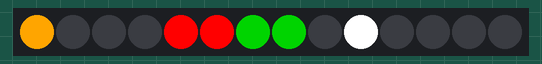
Simulated run of this sketch. Board: Arduino Uno, built with avr-gcc and run on an emulated ATmega328P. Parts: 14 RGB LEDs in strip order, left to right. Random numbers use the default seed unless the sketch sets one; what the sketch prints to the serial monitor is not drawn.

Above: at 1.69 s.
At 4.81 s:
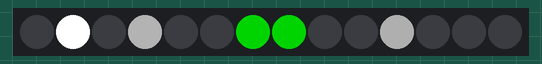
At 9.34 s:
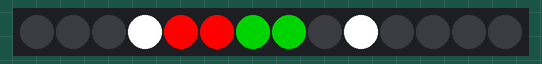
At 19.2 s:
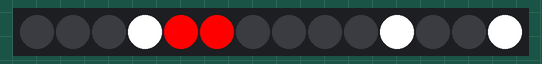
At 29.34 s:
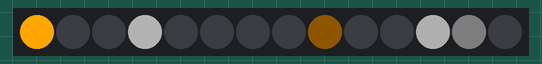
At 39.28 s:
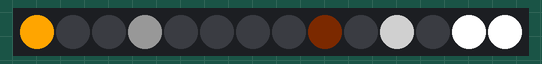

The sketch:

blipsblops.ino
```cpp
#include "FastLED.h"

// LED TYPE APA102
#define LED_TYPE  APA102
#define DATA_PIN  1  // 5 sometimes and
#define CLK_PIN  0  // 4 sometimes

// LED TYPE WS2812
//#define LED_TYPE  WS2812
//#define LED_PIN 6

// General
#define COLOR_ORDER  BGR  // If colors are wrong, use GRB
#define NUM_LEDS  14      // Total LEDs the LED strip
CRGB leds[NUM_LEDS];
long step = 0;            // Counter of loops
int speed = 15;           // Duration (ms) of each loop/step
int brightness = 255;     // Max brightness of LEDs

// ORIGINAL WEB COLORS (SUCK FOR LED, ALL WASHED OUT)
// CRGB colorSpace[] = {CRGB::AliceBlue, CRGB::Amethyst, CRGB::AntiqueWhite, CRGB::Aqua, CRGB::Aquamarine, CRGB::Azure, CRGB::Beige, CRGB::Bisque, CRGB::BlanchedAlmond, CRGB::Blue, CRGB::BlueViolet, CRGB::Brown, CRGB::BurlyWood, CRGB::CadetBlue, CRGB::Chartreuse, CRGB::Chocolate, CRGB::Coral, CRGB::CornflowerBlue, CRGB::Cornsilk, CRGB::Crimson, CRGB::Cyan, CRGB::DarkBlue, CRGB::DarkCyan, CRGB::DarkGoldenrod, CRGB::DarkGray, CRGB::DarkGrey, CRGB::DarkGreen, CRGB::DarkKhaki, CRGB::DarkMagenta, CRGB::DarkOliveGreen, CRGB::DarkOrange, CRGB::DarkOrchid, CRGB::DarkRed, CRGB::DarkSalmon, CRGB::DarkSeaGreen, CRGB::DarkSlateBlue, CRGB::DarkSlateGray, CRGB::DarkSlateGrey, CRGB::DarkTurquoise, CRGB::DarkViolet, CRGB::DeepPink, CRGB::DeepSkyBlue, CRGB::DimGray, CRGB::DimGrey, CRGB::DodgerBlue, CRGB::FireBrick, CRGB::FloralWhite, CRGB::ForestGreen, CRGB::Fuchsia, CRGB::Gainsboro, CRGB::GhostWhite, CRGB::Gold, CRGB::Goldenrod, CRGB::Gray, CRGB::Grey, CRGB::Green, CRGB::GreenYellow, CRGB::Honeydew, CRGB::HotPink, CRGB::IndianRed, CRGB::Indigo, CRGB::Ivory, CRGB::Khaki, CRGB::Lavender, CRGB::LavenderBlush, CRGB::LawnGreen, CRGB::LemonChiffon, CRGB::LightBlue, CRGB::LightCoral, CRGB::LightCyan, CRGB::LightGoldenrodYellow, CRGB::LightGreen, CRGB::LightGrey, CRGB::LightPink, CRGB::LightSalmon, CRGB::LightSeaGreen, CRGB::LightSkyBlue, CRGB::LightSlateGray, CRGB::LightSlateGrey, CRGB::LightSteelBlue, CRGB::LightYellow, CRGB::Lime, CRGB::LimeGreen, CRGB::Linen, CRGB::Magenta, CRGB::Maroon, CRGB::MediumAquamarine, CRGB::MediumBlue, CRGB::MediumOrchid, CRGB::MediumPurple, CRGB::MediumSeaGreen, CRGB::MediumSlateBlue, CRGB::MediumSpringGreen, CRGB::MediumTurquoise, CRGB::MediumVioletRed, CRGB::MidnightBlue, CRGB::MintCream, CRGB::MistyRose, CRGB::Moccasin, CRGB::NavajoWhite, CRGB::Navy, CRGB::OldLace, CRGB::Olive, CRGB::OliveDrab, CRGB::Orange, CRGB::OrangeRed, CRGB::Orchid, CRGB::PaleGoldenrod, CRGB::PaleGreen, CRGB::PaleTurquoise, CRGB::PaleVioletRed, CRGB::PapayaWhip, CRGB::PeachPuff, CRGB::Peru, CRGB::Pink, CRGB::Plaid, CRGB::Plum, CRGB::PowderBlue, CRGB::Purple, CRGB::Red, CRGB::RosyBrown, CRGB::RoyalBlue, CRGB::SaddleBrown, CRGB::Salmon, CRGB::SandyBrown, CRGB::SeaGreen, CRGB::Seashell, CRGB::Sienna, CRGB::Silver, CRGB::SkyBlue, CRGB::SlateBlue, CRGB::SlateGray, CRGB::SlateGrey, CRGB::Snow, CRGB::SpringGreen, CRGB::SteelBlue, CRGB::Tan, CRGB::Teal, CRGB::Thistle, CRGB::Tomato, CRGB::Turquoise, CRGB::Violet, CRGB::Wheat, CRGB::White, CRGB::WhiteSmoke, CRGB::Yellow, CRGB::YellowGreen, CRGB::FairyLight, CRGB::FairyLightNCC };

// WEB COLORS WHICH ARE NOT **VERY** TERRIBLE
// CRGB colorSpace[] = {CRGB::Aqua, CRGB::Azure, CRGB::Blue, CRGB::Brown, CRGB::Chartreuse, CRGB::Coral, CRGB::CornflowerBlue, CRGB::Crimson, CRGB::Cyan, CRGB::DarkBlue, CRGB::DarkCyan, CRGB::DarkGoldenrod, CRGB::DarkGreen, CRGB::DarkMagenta, CRGB::DarkOrange, CRGB::DarkOrchid, CRGB::DarkRed, CRGB::DarkTurquoise, CRGB::DarkViolet, CRGB::DeepPink, CRGB::DeepSkyBlue, CRGB::DodgerBlue, CRGB::FireBrick, CRGB::ForestGreen, CRGB::Fuchsia, CRGB::Gold, CRGB::Green, CRGB::HotPink, CRGB::Indigo, CRGB::LawnGreen, CRGB::LightSeaGreen, CRGB::Lime, CRGB::Magenta, CRGB::Maroon, CRGB::MediumBlue, CRGB::MediumSpringGreen, CRGB::MediumTurquoise, CRGB::MediumVioletRed, CRGB::MidnightBlue, CRGB::Navy, CRGB::Olive, CRGB::Orange, CRGB::OrangeRed, CRGB::Purple, CRGB::Red, CRGB::RoyalBlue, CRGB::SpringGreen, CRGB::SteelBlue, CRGB::Teal, CRGB::Tomato, CRGB::White, CRGB::Yellow, CRGB::FairyLight};

// Less colors
// CRGB colorSpace[] = {CRGB::Blue, CRGB::Brown, CRGB::Chartreuse, CRGB::CornflowerBlue, CRGB::Cyan, CRGB::DarkBlue, CRGB::DarkCyan, CRGB::DarkGoldenrod, CRGB::DarkGreen, CRGB::DarkMagenta, CRGB::DarkOrange, CRGB::DarkOrchid, CRGB::DarkRed, CRGB::DarkTurquoise, CRGB::DarkViolet, CRGB::DeepPink, CRGB::DeepSkyBlue, CRGB::FireBrick, CRGB::ForestGreen, CRGB::Gold, CRGB::Green, CRGB::HotPink, CRGB::Indigo, CRGB::LightSeaGreen, CRGB::Lime, CRGB::Magenta, CRGB::MediumBlue, CRGB::MediumSpringGreen, CRGB::MediumTurquoise, CRGB::MediumVioletRed, CRGB::MidnightBlue, CRGB::Navy, CRGB::Olive, CRGB::Orange, CRGB::OrangeRed, CRGB::Purple, CRGB::Red, CRGB::RoyalBlue, CRGB::SteelBlue, CRGB::Tomato, CRGB::White, CRGB::Yellow, CRGB::FairyLight};

// Even lesser colors
// CRGB colorSpace[] = {CRGB::Blue, CRGB::Red, CRGB::Orange, CRGB::White, CRGB::Cyan, CRGB::Green, CRGB::DarkCyan, CRGB::DarkGoldenrod, CRGB::DarkGreen, CRGB::Tomato, CRGB::White, CRGB::Yellow, CRGB::FairyLight};

// Custom colors
// CRGB colorSpace[] = {CRGB::Red, CRGB::Red, CRGB::Orange, CRGB::Orange, CRGB::Orange, CRGB::Orange, CRGB::Green};

// ALDI colors
CRGB colorSpace[] = {CRGB::Blue, CRGB::DeepSkyBlue, CRGB::White, CRGB::White, CRGB::DodgerBlue, CRGB::CornflowerBlue, CRGB::Green, CRGB::DarkCyan, CRGB::DarkGreen};


// Define of led array structure
typedef struct ledPersonality {
  int ledNum;             // Target LED index, 0 to NUM_LEDS
  int trigger;            // Toggle on/off every "trigger"th step (1 step = 1 loop):
                             // 1 = every step;
                             // 2 = every second step and so on
                             // == 9999 LED is always on
  int offset;             // Hit "trigger" after "offset" steps
  CRGB color;             // Color like CRGB::Red etc
  int lastStepTriggered;  // Last time on was triggered. Always start at 0. Do not change this.
  float symmetricRatio;   // Skew ratio between on and off:
                             // 0.5 = on is twice as long as off;
                             // 1.0 = symmetric on/off ratio;
                             // 3.0 = off is thrice as long as on
  float accuracy;         // Accuracy of trigger time, 1 to 100:
                             // 100 = trigger exactly when supposed to;
                             // 50  = 50% chance of triggering when supposed to;
                             // 1   = very random;
  int fadeOut;            // Fading out of led, 0.0 to 99.9:
                             // 0.0 =  do not fade out;
                             // 50.0 = fade out
                             // 99.0 = fade out very slowly
};

// Setup up your LED strip
int numLightUpLeds = 14;  // Total of active LEDs
ledPersonality ledSchemas[14] = {
  {0, 33,   0, CRGB::Orange,  0, 1.0, 100.0, 90},
  {1, 66,   25, CRGB::White,  0, 2.0, 100.0, 90},
  {2, 125,   50, CRGB::White,  0, 4.0, 100.0, 90},
  {3, 50,   0, CRGB::White,  0, 1.0, 100.0, 90},
  {4, 6,   0, CRGB::Red,  0, 1.0, 100.0, 0},
  {5, 6,   0, CRGB::Red,  0, 1.0, 100.0, 0},
  {6, 18,   0, CRGB::Green,  0, 1.0, 100.0, 0},
  {7, 12,   0, CRGB::Green,  0, 1.0, 88.0, 0},
  {8, 6,   25, CRGB::Orange,  0, 2.0, 55.0, 50},
  {9, 3,   50, CRGB::White,  0, 4.0, 33.0, 90},
  {10, 3,   75, CRGB::White,  0, 1.0, 77.0, 90},
  {11, 9,   75, CRGB::White,  0, 1.0, 77.0, 90},
  {12, 9,   75, CRGB::White,  0, 1.0, 88.0, 90},
  {13, 333,   75, CRGB::White,  0, 1.0, 88.0, 90}  // slowpoke
};

void setup() {
  Serial.begin(9600);
  delay(333); // Delay for recovery

  // LED TYPE APA102
  FastLED.addLeds<LED_TYPE,DATA_PIN,CLK_PIN,COLOR_ORDER>(leds, NUM_LEDS).setCorrection(TypicalLEDStrip);

  // LED TYPE WS2812
  // FastLED.addLeds<LED_TYPE, LED_PIN, COLOR_ORDER>(leds, NUM_LEDS).setCorrection(TypicalLEDStrip);

  FastLED.setBrightness(brightness);
  Serial.println("*********************************");
  Serial.println("Startup complete.");
  Serial.println("*********************************");

  // Black out all leds
  fill_solid(leds, NUM_LEDS, CRGB::Black);

  // Turn on every static LED (if trigger == 9999)
  for(int i = 0; i < numLightUpLeds; i++) {
    ledPersonality led = ledSchemas[i];

    // Should LED be triggered at all?
    if(led.trigger == 9999) {
      leds[led.ledNum] = led.color;
    }
  }
  FastLED.show();
}

void loop() {
  for(int i = 0; i < numLightUpLeds; i++) {
    ledPersonality led = ledSchemas[i];
    int ledNum = led.ledNum;

    // If LED is static, skip this LED
    if(led.trigger == 9999) {
      continue;
    }

    // Should LED be triggered at all?
    if(leds[ledNum] && (step - led.offset) % led.trigger == 0 && led.fadeOut == 0) {
        // Black out led if it is lit
        if(led.accuracy == 100.0 || random(0, 100) < led.accuracy) {
          leds[ledNum] = CRGB::Black;
        }

      // Fadeout more if it is fading out
      } else if (leds[ledNum] && step > led.lastStepTriggered + led.trigger  && led.fadeOut > 0) {
        fadeTowardColor(leds[ledNum], CRGB::Black, 255 - map(led.fadeOut, 0, 100, 0, 255));

      // Turn LED on
      } else if (
        !leds[ledNum] &&
        (step - led.offset) % led.trigger == 0 &&
        (step - led.offset) - led.lastStepTriggered > led.trigger * led.symmetricRatio
      ) {
        if(led.accuracy == 100.0 || random(0, 100) < led.accuracy) {
          if(led.color == CRGB(CRGB::Black)) {
            leds[ledNum] = pickRandomColor();
          } else {
            leds[ledNum] = led.color;
          }
          ledSchemas[i].lastStepTriggered = step;
        }
    }
  }

  FastLED.show();
  step++;
  delay(speed);
}

CRGB pickRandomColor() {
  int length = sizeof(colorSpace) / sizeof(colorSpace[0]);
  return colorSpace[random(0, length-1)];  // Chosen by fair dice roll
}

// Blend one CRGB color toward another CRGB color by a given amount.
// Blending is linear, and done in the RGB color space.
// This function modifies 'cur' in place.
CRGB fadeTowardColor( CRGB& cur, const CRGB& target, uint8_t amount)
{
  nblendU8TowardU8( cur.red,   target.red,   amount);
  nblendU8TowardU8( cur.green, target.green, amount);
  nblendU8TowardU8( cur.blue,  target.blue,  amount);
  return cur;
}

// Helper function that blends one uint8_t toward another by a given amount
void nblendU8TowardU8( uint8_t& cur, const uint8_t target, uint8_t amount)
{
  if( cur == target) return;

  if( cur < target ) {
    uint8_t delta = target - cur;
    delta = scale8_video( delta, amount);
    cur += delta;
  } else {
    uint8_t delta = cur - target;
    delta = scale8_video( delta, amount);
    cur -= delta;
  }
}
```
